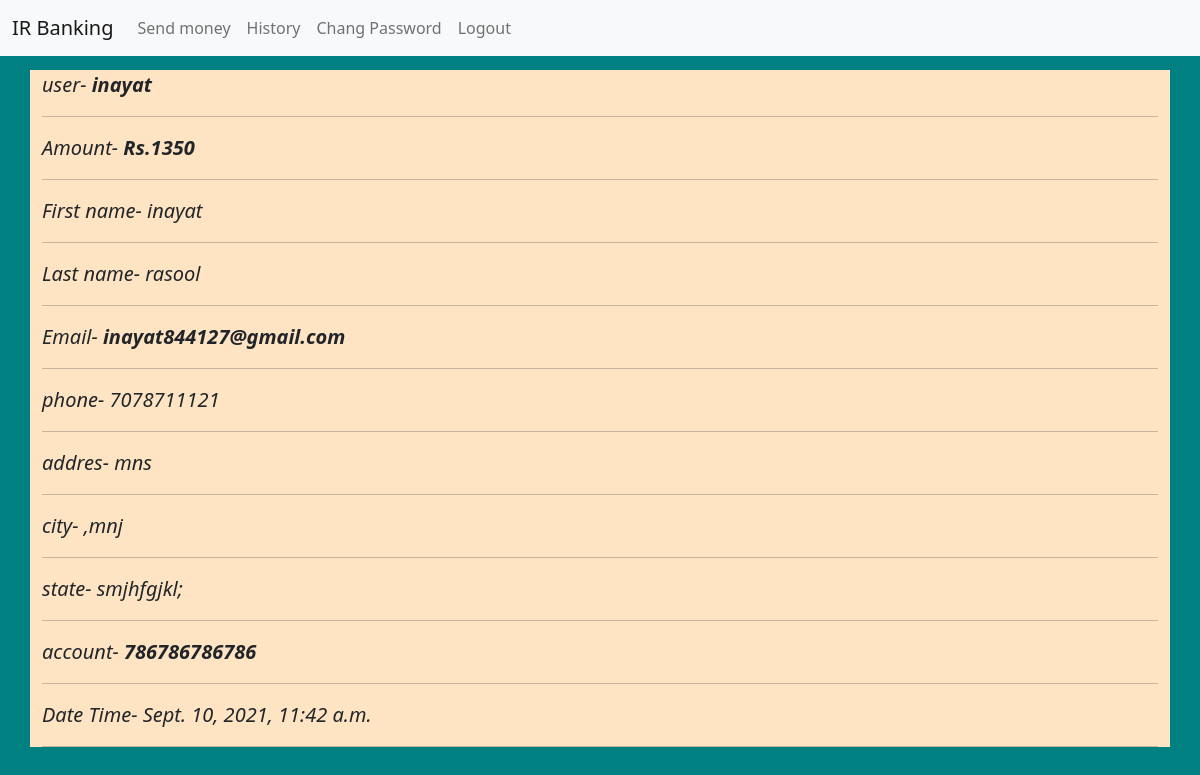
/profile/ (signed in), run on the app's committed database.
### bank/models.py (models this page shows)
class account(models.Model):
    user = models.OneToOneField(User,on_delete=models.CASCADE)
    phone = models.PositiveIntegerField()
    addres = models.TextField(max_length=100)
    city = models.CharField(max_length=50)
    state = models.CharField(max_length=100)
    acn = models.PositiveIntegerField()
    amount = models.PositiveIntegerField(default=0)
    date_time = models.DateTimeField(auto_now_add=True)

### bank/views.py (the view)
# urls.py: path('profile/',views.user_profile,name='profile'),
def user_profile(request):
    if request.user.is_authenticated:
        if account.objects.filter(user=request.user).exists():
            pr = account.objects.get(user=request.user)
            us = User.objects.get(pk = request.user.id)
            return render(request,'profile.html',{'pr':pr,'us':us})
        else:
            messages.info(request,'your account is not exists please create your account...')
            return redirect('emailotp')
    else:
        return redirect('singin')

### bank/templates/profile.html (shortened to what this page needs)
{% extends 'base.html' %}
 {% block nev %}
<li class="nav-item">
          <a class="nav-link" href="{% url 'moneyotp' %}">Send money</a>
        </li>
<li class="nav-item">
          <a class="nav-link" href="{% url 'history' %}">History</a>
        </li>
<li class="nav-item">
          <a class="nav-link" href="{% url 'passwordchang' %}">Chang Password</a>
        </li>
<li class="nav-item">
          <a class="nav-link" href="{% url 'logout' %}">Logout</a>
        </li>
      {% endblock nev %}
 {% block body %}
  <div class="container mr h-50" style="background-color: bisque; font-size: 20px; font-style: italic;"data-aos="fade-up"
     data-aos-duration="3000">
    user- <b>{{ pr.user }}</b><br>
    <hr>
      Amount- <b> Rs.{{ pr.amount }}</b><br>
    <hr>
    First name- {{ us.first_name }}<br>
    <hr>
    Last name- {{ us.last_name }}<br>
    <hr>
    Email- <b>{{ us.email }}</b><br>
    <hr>
    phone- {{ pr.phone }}<br>
    <hr>
    addres- {{ pr.addres }}<br>
    <hr>
    city- {{ pr.city }}<br>
    <hr>
    state- {{ pr.state }}<br>
    <hr>
      account- <b>{{ pr.acn }}</b><br>
    <hr>
    Date Time- {{ pr.date_time }}<br>
    <hr>
  </div>
  {% endblock body %}

### bank/templates/base.html (style rules this page uses)
.mr { margin-top:70px; }
body { background-color: bisque; }

### data on the page
account: user "inayat", amount "1350", phone "7078711121", addres "mns", city ",mnj", state "smjhfgjkl;", acn "786786786786", date_time "Sept. 10, 2021, 11:42 a.m."

### other printed values
{{ us.first_name }} "inayat"
{{ us.last_name }} "rasool"
{{ us.email }} "inayat844127@gmail.com"
